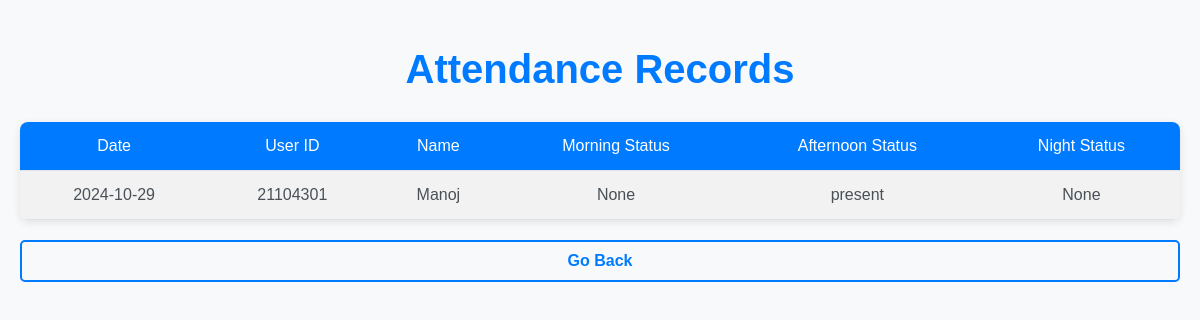
Screenshot of /attendance_records with the database file from the repository.
### tables this page shows
CREATE TABLE attendance (
                    id INTEGER PRIMARY KEY AUTOINCREMENT,
                    user_id TEXT,
                    date DATE,
                    morning_status TEXT,
                    afternoon_status TEXT,
                    night_status TEXT,
                    FOREIGN KEY (user_id) REFERENCES users (user_id)
                );

CREATE TABLE users (
        user_id TEXT PRIMARY KEY,
        name TEXT NOT NULL,
        room_number TEXT NOT NULL
    , unique_code TEXT, code_expiry DATETIME);

### app.py (the view)
@app.route('/attendance_records')
def attendance_records_page():
    conn = get_db_connection()
    cur = conn.cursor()
    today = datetime.now().date()
    attendance_records = cur.execute(
        """
        SELECT a.*, u.name
        FROM attendance a
        JOIN users u ON a.user_id = u.user_id
        WHERE a.date = ?
        """, (today,)
    ).fetchall()
    cur.close()
    return render_template('attendance_records.html', attendance_records=attendance_records)

### app.py (called while the page is built)
def get_db_connection():
    conn = sqlite3.connect("attendance.db")
    conn.row_factory = sqlite3.Row
    return conn

### templates/attendance_records.html (shortened to what this page needs)
<!DOCTYPE html>
<html lang="en">
<head>
</head>
<body>
    <h1>Attendance Records</h1>
    <table>
        <tr>
            <th>Date</th>
            <th>User ID</th>
            <th>Name</th>
            <th>Morning Status</th>
            <th>Afternoon Status</th>
            <th>Night Status</th>
        </tr>
        {% for record in attendance_records %}
        <tr>
            <td>{{ record.date }}</td>
            <td>{{ record.user_id }}</td>
            <td>{{ record.name }}</td>
            <td>{{ record.morning_status }}</td>
            <td>{{ record.afternoon_status }}</td>
            <td>{{ record.night_status }}</td>
        </tr>
        {% endfor %}
    </table>
    <a href="/admin_panel">Go Back</a>
</body>
</html>

### templates/attendance_records.html (style rules this page uses)
body { font-family: 'Arial', sans-serif; background-color: #f8f9fa; margin: 0; padding: 20px; color: #343a40; }
h1 { text-align: center; color: #007bff; margin-bottom: 30px; font-size: 2.5rem; font-weight: 600; }
table { width: 100%; border-collapse: collapse; margin: 20px auto; background: white; box-shadow: 0 2px 8px rgba(0, 0, 0, 0.1); border-radius: 8px; overflow: hidden; }
th, td { padding: 15px; text-align: center; border-bottom: 1px solid #dee2e6; color: #495057; }
th { background-color: #007bff; color: white; font-weight: 500; }
tr:nth-child(even) { background-color: #f2f2f2; }
a { display: block; text-align: center; margin-top: 20px; text-decoration: none; color: #007bff; font-weight: bold; padding: 10px 15px; border: 2px solid #007bff; border-radius: 5px; transition: background-color 0.3s, color 0.3s; }

### rows the page displays
attendance: date "2024-10-29", user_id "21104301", name "Manoj", morning_status "None", afternoon_status "present", night_status "None"
